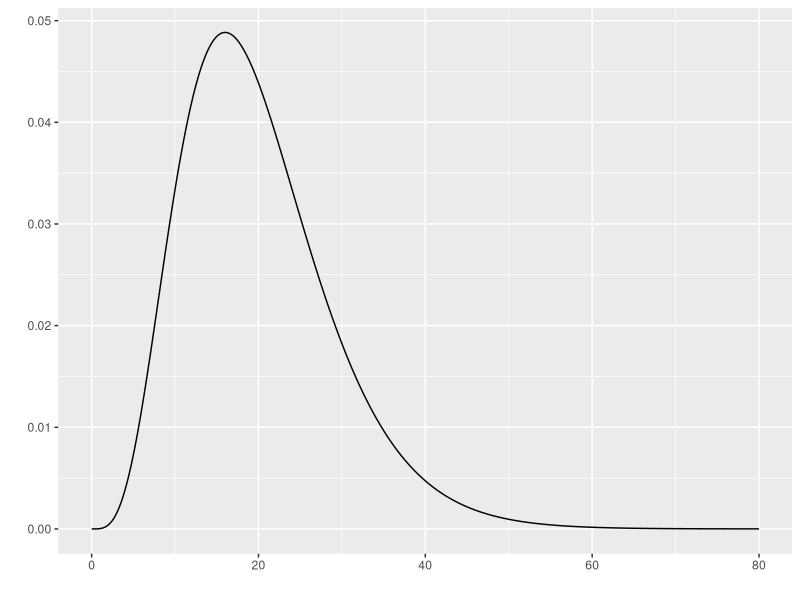
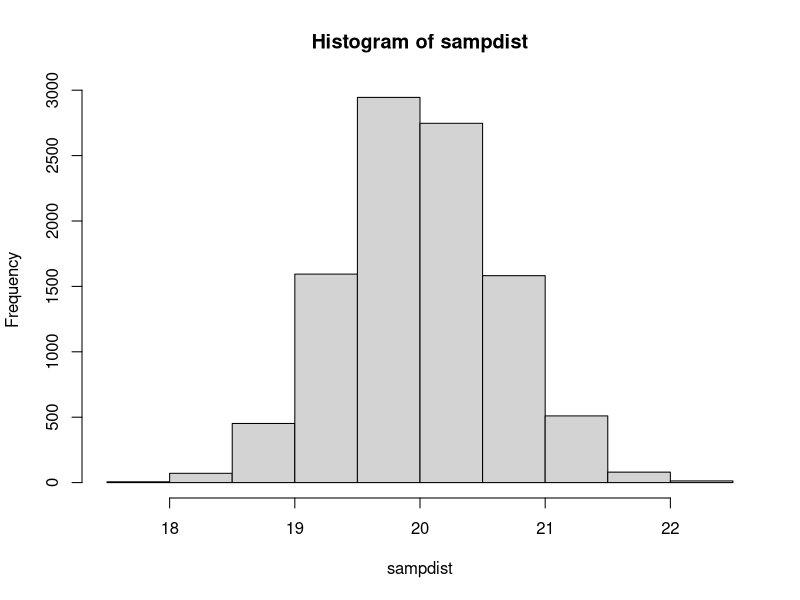
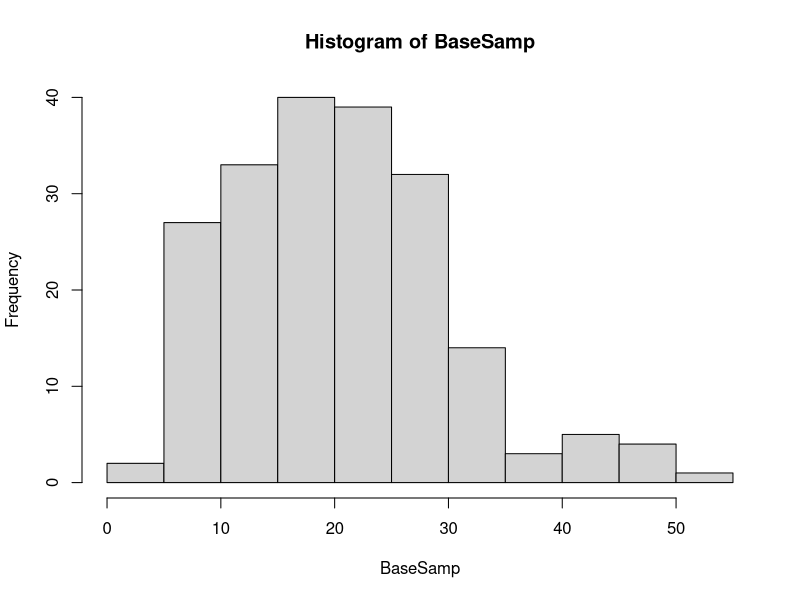
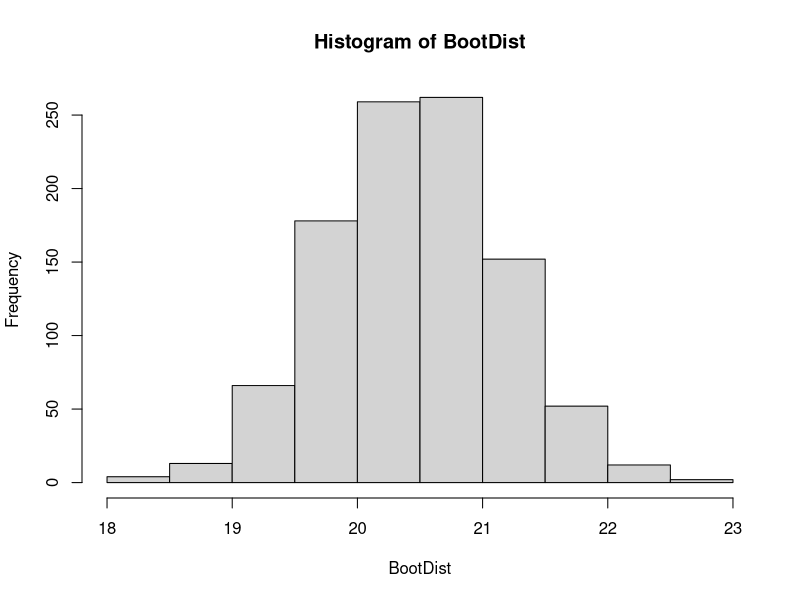

Write the R code that produced these figures, in order.
## ---- chunk 1
knitr::opts_chunk$set(echo = TRUE)
## ---- chunk 2
library(ggfortify)
r <- 5
lambda <- 1/4
ggdistribution(dgamma, seq(0, 80, 0.01), shape=r, rate=lambda)
## ---- chunk 3
N<-10^4
n<-200
sampdist<- numeric(N)
for (i in 1:N)
{samp<- rgamma(n, shape=r, rate=lambda)
sampdist[i]<-mean(samp)}
## ---- chunk 4
hist(sampdist)
## ---- chunk 5
mean(sampdist)
sd(sampdist)
## ---- chunk 6
BaseSamp<-rgamma(n, shape=r, rate=lambda)
## ---- chunk 7
hist(BaseSamp)
## ---- chunk 8
mean(BaseSamp)
sd(BaseSamp)
## ---- chunk 9
N=1000
BootDist <- numeric(N)
for (i in 1:N)
{samp <- sample(BaseSamp, n, replace=T)
BootDist[i] <- mean(samp)}
## ---- chunk 10
hist(BootDist)
## ---- chunk 11
mean(BootDist)
sd(BootDist)
## ---- chunk 12
mean(sampdist)
sd(sampdist)
## ---- chunk 13
Distribution <- c("Population", "Sample Distribution", "Sample", "Bootstrap Distribution")
means <- c(r/lambda, mean(sampdist), mean(BaseSamp), mean(BootDist))
sdevs <- c(sqrt(r)/lambda, sd(sampdist), sd(BaseSamp),sd(BootDist))
results <- cbind(Distribution, means, sdevs)
knitr::kable(results, digits=2)
